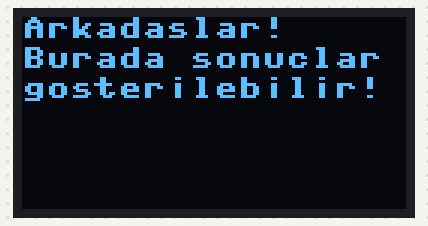
Bench run of a program on a simulated ESP32 board running MicroPython. Shown: 128×64 one-colour display. Library files of the repository ran but are not shown: ssd1306.py. At 0.1 s the program stops and its outputs stay as they are.

Above: at 0.1 s.

The program:

oled.py
```python
"""
       Klasor içerisindeki ssd1306.py dosyası
       MiccroPython cihazına yüklenmelidir.
"""
from machine import Pin, SoftI2C
import ssd1306
from time import sleep

# ESP32 Pin assignment
i2c = SoftI2C(scl=Pin(22), sda=Pin(21))

# ESP8266 Pin assignment
#i2c = SoftI2C(scl=Pin(5), sda=Pin(4))

oled_width = 128
oled_height = 64
oled = ssd1306.SSD1306_I2C(oled_width, oled_height, i2c)

oled.text('Arkadaslar!', 0, 0)
oled.text('Burada sonuclar ', 0, 10)
oled.text('gosterilebilir!', 0, 20)

oled.show()
```
